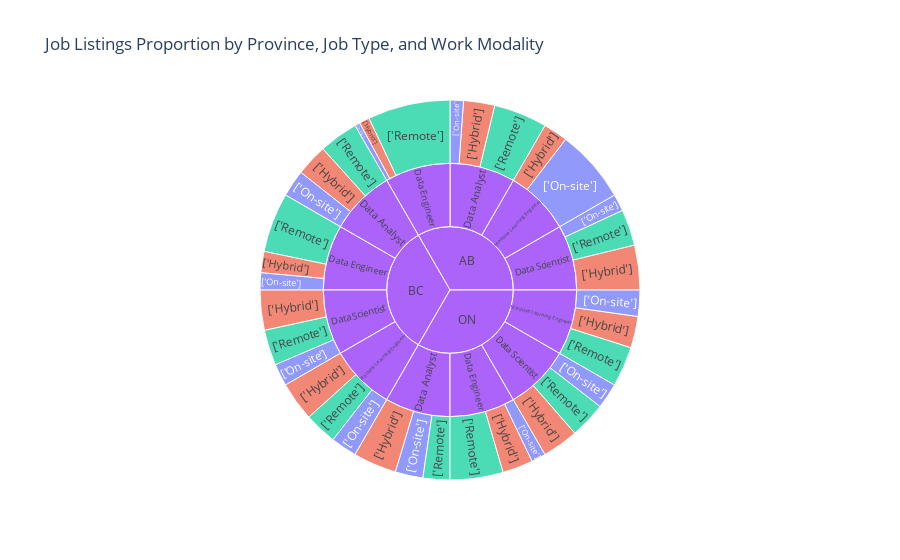

Notebook cell for this chart:
### Code cell
# use plotly to create the sunburst plot
fig = px.sunburst(df_modalities, 
                  path=['location_province', 'jobtype', 'work_modality'], 
                  values='proportion',
                  title='Job Listings Proportion by Province, Job Type, and Work Modality',
                  color='work_modality',
                  labels={'location_province': 'Province', 'work_modality': 'Work Modality', 'jobtype': 'Job Type', 'proportion': 'Proportion of Job Listings'},
                  hover_data={'proportion': True}
                 )
fig.show()

### Figure 1 — Plotly figure (JSON) as saved in the notebook; plotly's stock layout.template omitted (floating-point values rounded to 4 significant figures)
{"data": [{"branchvalues": "total", "customdata": [[14.58, "['On-site']"], [26.03, "['On-site']"], [13.64, "['On-site']"], [40, "['Hybrid']"], [26.79, "['On-site']"], [5.263, "['On-site']"], [84.21, "['Remote']"], [33.33, "['Remote']"], [21.74, "['Hybrid']"], [36.96, "['Remote']"], [32.5, "['Hybrid']"], [45.65, "['Hybrid']"], [60.87, "['Remote']"], [26.67, "['On-site']"], [36.36, "['Remote']"], [22.73, "['On-site']"], [54.55, "['Remote']"], [41.07, "['Remote']"], [27.5, "['On-site']"], [44.34, "['Hybrid']"], [25, "['Hybrid']"], [36.99, "['Hybrid']"], [17.39, "['On-site']"], [31.25, "['Hybrid']"], [17.39, "['On-site']"], [36.99, "['Remote']"], [10.53, "['Hybrid']"], [54.17, "['Remote']"], [27.36, "['Remote']"], [40, "['Remote']"], [32.14, "['Hybrid']"], [75, "['On-site']"], [28.3, "['On-site']"], [40.91, "['Hybrid']"], [31.82, "['Hybrid']"], [100.0, "(?)"], [100, "(?)"], [100, "(?)"], [100.0, "(?)"], [100, "(?)"], [100, "(?)"], [100, "(?)"], [100, "(?)"], [100, "(?)"], [100, "(?)"], [100, "(?)"], [100, "(?)"], [400, "(?)"], [400, "(?)"], [400, "(?)"]], "domain": {"x": [0, 1], "y": [0, 1]}, "hovertemplate": "labels=%{label}<br>Proportion of Job Listings=%{customdata[0]}<br>parent=%{parent}<br>id=%{id}<br>Work Modality=%{customdata[1]}<extra></extra>", "ids": ["ON/Data Engineer/['On-site']", "ON/Data Scientist/['On-site']", "AB/Data Analyst/['On-site']", "BC/Machine Learning Engineer/['Hybrid']", "ON/Machine Learning Engineer/['On-site']", "AB/Data Engineer/['On-site']", "AB/Data Engineer/['Remote']", "BC/Machine Learning Engineer/['Remote']", "BC/Data Engineer/['Hybrid']", "AB/Data Scientist/['Remote']", "BC/Data Analyst/['Hybrid']", "AB/Data Scientist/['Hybrid']", "BC/Data Engineer/['Remote']", "BC/Machine Learning Engineer/['On-site']", "BC/Data Scientist/['Remote']", "BC/Data Scientist/['On-site']", "AB/Data Analyst/['Remote']", "ON/Machine Learning Engineer/['Remote']", "BC/Data Analyst/['On-site']", "ON/Data Analyst/['Hybrid']", "AB/Machine Learning Engineer/['Hybrid']", "ON/Data Scientist/['Hybrid']", "BC/Data Engineer/['On-site']", "ON/Data Engineer/['Hybrid']", "AB/Data Scientist/['On-site']", "ON/Data Scientist/['Remote']", "AB/Data Engineer/['Hybrid']", "ON/Data Engineer/['Remote']", "ON/Data Analyst/['Remote']", "BC/Data Analyst/['Remote']", "ON/Machine Learning Engineer/['Hybrid']", "AB/Machine Learning Engineer/['On-site']", "ON/Data Analyst/['On-site']", "BC/Data Scientist/['Hybrid']", "AB/Data Analyst/['Hybrid']", "AB/Data Analyst", "BC/Data Analyst", "ON/Data Analyst", "AB/Data Engineer", "BC/Data Engineer", "ON/Data Engineer", "AB/Data Scientist", "BC/Data Scientist", "ON/Data Scientist", "AB/Machine Learning Engineer", "BC/Machine Learning Engineer", "ON/Machine Learning Engineer", "AB", "BC", "ON"], "labels": ["['On-site']", "['On-site']", "['On-site']", "['Hybrid']", "['On-site']", "['On-site']", "['Remote']", "['Remote']", "['Hybrid']", "['Remote']", "['Hybrid']", "['Hybrid']", "['Remote']", "['On-site']", "['Remote']", "['On-site']", "['Remote']", "['Remote']", "['On-site']", "['Hybrid']", "['Hybrid']", "['Hybrid']", "['On-site']", "['Hybrid']", "['On-site']", "['Remote']", "['Hybrid']", "['Remote']", "['Remote']", "['Remote']", "['Hybrid']", "['On-site']", "['On-site']", "['Hybrid']", "['Hybrid']", "Data Analyst", "Data Analyst", "Data Analyst", "Data Engineer", "Data Engineer", "Data Engineer", "Data Scientist", "Data Scientist", "Data Scientist", "Machine Learning Engineer", "Machine Learning Engineer", "Machine Learning Engineer", "AB", "BC", "ON"], "marker": {"colors": ["#636efa", "#636efa", "#636efa", "#EF553B", "#636efa", "#636efa", "#00cc96", "#00cc96", "#EF553B", "#00cc96", "#EF553B", "#EF553B", "#00cc96", "#636efa", "#00cc96", "#636efa", "#00cc96", "#00cc96", "#636efa", "#EF553B", "#EF553B", "#EF553B", "#636efa", "#EF553B", "#636efa", "#00cc96", "#EF553B", "#00cc96", "#00cc96", "#00cc96", "#EF553B", "#636efa", "#636efa", "#EF553B", "#EF553B", "#ab63fa", "#ab63fa", "#ab63fa", "#ab63fa", "#ab63fa", "#ab63fa", "#ab63fa", "#ab63fa", "#ab63fa", "#ab63fa", "#ab63fa", "#ab63fa", "#ab63fa", "#ab63fa", "#ab63fa"]}, "name": "", "parents": ["ON/Data Engineer", "ON/Data Scientist", "AB/Data Analyst", "BC/Machine Learning Engineer", "ON/Machine Learning Engineer", "AB/Data Engineer", "AB/Data Engineer", "BC/Machine Learning Engineer", "BC/Data Engineer", "AB/Data Scientist", "BC/Data Analyst", "AB/Data Scientist", "BC/Data Engineer", "BC/Machine Learning Engineer", "BC/Data Scientist", "BC/Data Scientist", "AB/Data Analyst", "ON/Machine Learning Engineer", "BC/Data Analyst", "ON/Data Analyst", "AB/Machine Learning Engineer", "ON/Data Scientist", "BC/Data Engineer", "ON/Data Engineer", "AB/Data Scientist", "ON/Data Scientist", "AB/Data Engineer", "ON/Data Engineer", "ON/Data Analyst", "BC/Data Analyst", "ON/Machine Learning Engineer", "AB/Machine Learning Engineer", "ON/Data Analyst", "BC/Data Scientist", "AB/Data Analyst", "AB", "BC", "ON", "AB", "BC", "ON", "AB", "BC", "ON", "AB", "BC", "ON", "", "", ""], "type": "sunburst", "values": [14.58, 26.03, 13.64, 40, 26.79, 5.263, 84.21, 33.33, 21.74, 36.96, 32.5, 45.65, 60.87, 26.67, 36.36, 22.73, 54.55, 41.07, 27.5, 44.34, 25, 36.99, 17.39, 31.25, 17.39, 36.99, 10.53, 54.17, 27.36, 40, 32.14, 75, 28.3, 40.91, 31.82, 100.0, 100, 100, 100.0, 100, 100, 100, 100, 100, 100, 100, 100, 400, 400, 400]}], "layout": {"legend": {"tracegroupgap": 0}, "title": {"text": "Job Listings Proportion by Province, Job Type, and Work Modality"}}}
